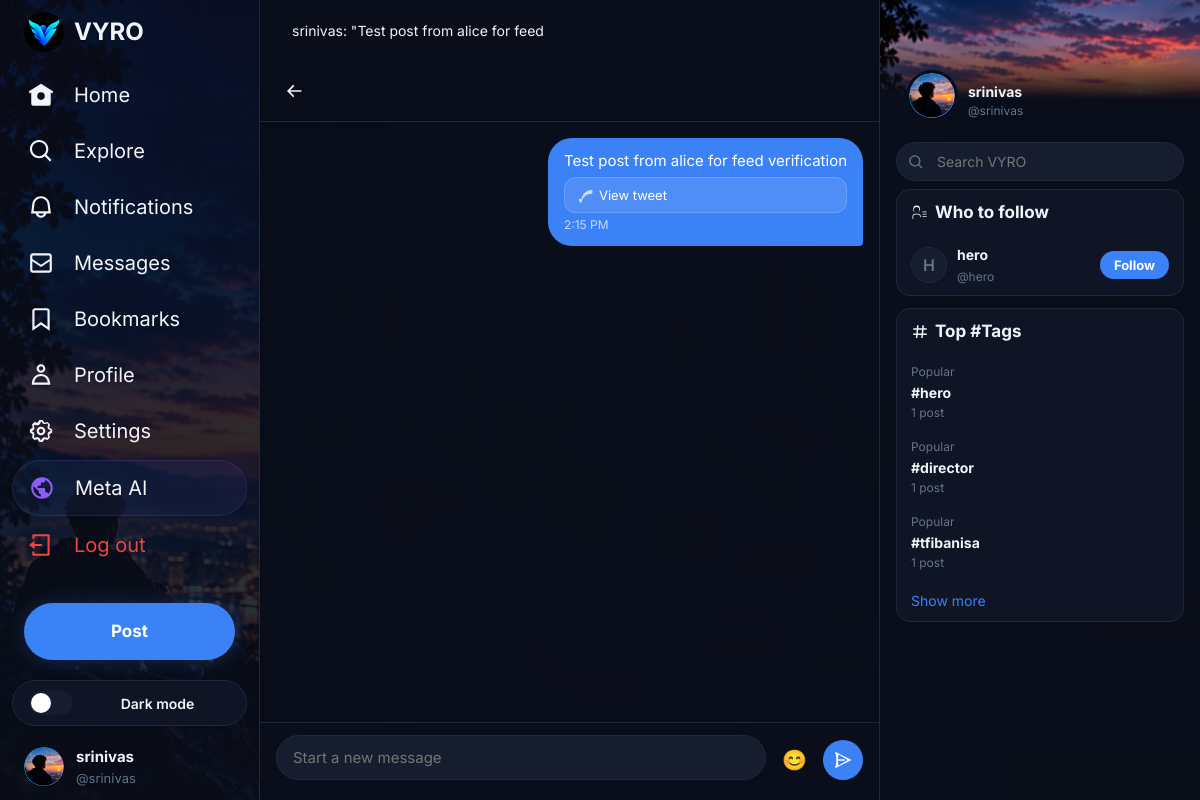
/messages/2/ (signed in), run on the app's committed database.
### authentication/models.py (models this page shows, shortened)
class User(AbstractUser):
    email = models.EmailField(unique=True)
    display_name = models.CharField(max_length=100, blank=True)
    bio = models.TextField(max_length=500, blank=True)
    profile_picture = models.ImageField(upload_to='profile_pics/', blank=True, null=True)
    cover_photo = models.ImageField(upload_to='cover_photos/', blank=True, null=True)
    date_of_birth = models.DateField(blank=True, null=True)
    location = models.CharField(max_length=100, blank=True)
    website = models.URLField(max_length=200, blank=True)
    is_private = models.BooleanField(default=False)
    is_verified = models.BooleanField(default=False)
    joined_at = models.DateTimeField(auto_now_add=True, null=True)
    WHO_CAN_REPLY_CHOICES = [
        ('everyone', 'Everyone'),
        ('followers', 'People you follow'),
        ('mentioned', 'Only people you mention'),
    ]
    MEDIA_VISIBILITY_CHOICES = [
        ('everyone', 'Everyone'),
        ('followers', 'Followers only'),
        ('none', 'No one'),
    ]
    POST_VISIBILITY_CHOICES = [
        ('public', 'Public'),
        ('followers', 'Followers only'),
        ('private', 'Only me'),
    ]
    who_can_reply = models.CharField(max_length=20, choices=WHO_CAN_REPLY_CHOICES, default='everyone')
    allow_mentions = models.BooleanField(default=True)
    allow_reposts = models.BooleanField(default=True)
    allow_comments = models.BooleanField(default=True)
    allow_quote_posts = models.BooleanField(default=True)
    media_visibility = models.CharField(max_length=20, choices=MEDIA_VISIBILITY_CHOICES, default='everyone')
    default_post_visibility = models.CharField(max_length=20, choices=POST_VISIBILITY_CHOICES, default='public')
    sensitive_content_warning = models.BooleanField(default=False)
    show_likes_count = models.BooleanField(default=True)
    show_reposts_count = models.BooleanField(default=True)
    auto_save_drafts = models.BooleanField(default=True)
    allow_dm_from = models.CharField(max_length=20, choices=[('everyone', 'Everyone'), ('followers', 'People you follow'), ('none', 'No one')], default='everyone')
    email_notifications = models.BooleanField(default=True)
    push_likes = models.BooleanField(default=True)
    push_replies = models.BooleanField(default=True)
    push_follows = models.BooleanField(default=True)
    push_mentions = models.BooleanField(default=True)
    push_reposts = models.BooleanField(default=True)
    push_messages = models.BooleanField(default=True)
    theme = models.CharField(max_length=20, default='dark', choices=[('dark', 'Dark'), ('dim', 'Dim'), ('light', 'Light')])
    def get_display_name(self):
        return self.display_name or self.first_name or self.username

### messaging/models.py (models this page shows)
class Message(models.Model):
    conversation = models.ForeignKey(
        Conversation,
        on_delete=models.CASCADE,
        related_name='messages'
    )
    sender = models.ForeignKey(
        settings.AUTH_USER_MODEL,
        on_delete=models.CASCADE,
        related_name='sent_messages'
    )
    text = models.TextField()
    is_read = models.BooleanField(default=False)
    created_at = models.DateTimeField(auto_now_add=True)
    class Meta:
        ordering = ['created_at']
    def __str__(self):
        return f"{self.sender.username}: {self.text[:30]}"

### posts/models.py (models this page shows, shortened)
class Hashtag(models.Model):
    name = models.CharField(max_length=100, unique=True)
    created_at = models.DateTimeField(auto_now_add=True)

### messaging/views.py (the view, shortened to what this page needs)
# urls.py: path('<int:conversation_id>/', views.conversation_detail, name='conversation_detail'),
@login_required
def conversation_detail(request, conversation_id):
    conversation = get_object_or_404(Conversation, id=conversation_id, participants=request.user)
    msgs = conversation.messages.select_related('sender').all()
    other_user = conversation.participants.exclude(id=request.user.id).first()
    conversation.messages.filter(is_read=False).exclude(sender=request.user).update(is_read=True)
    context = {
        'conversation': conversation,
        'messages': msgs,
        'other_user': other_user,
    }
    return render(request, 'messaging/conversation_detail.html', context)

### profile_section/context_processors.py (called while the page is built)
def notifications_count(request):
    if request.user.is_authenticated:
        from .models import Notification
        count = Notification.objects.filter(recipient=request.user, is_read=False).count()
        return {'unread_notif_count': count}
    return {'unread_notif_count': 0}

### messaging/templates/messaging/conversation_detail.html (shortened to what this page needs)
{% extends 'base.html' %}
{% block content %}
<div class="page-header">
    <div class="page-header-row">
        <button class="back-btn" onclick="window.location.href='{% url 'messages_page' %}'">
            <svg viewBox="0 0 24 24" fill="currentColor"><path d="M7.414 13l5.043 5.04-1.414 1.42L3.586 12l7.457-7.46 1.414 1.42L7.414 11H21v2H7.414z"/></svg>
        </button>
    </div>
</div>
<div class="chat-messages" id="chatMessages">
    {% for msg in messages %}
    <div class="chat-msg {% if msg.sender == user %}sent{% else %}received{% endif %}" data-msg-text="{{ msg.text }}">
        <span class="msg-text">{{ msg.text }}</span>
        <span class="msg-time">{{ msg.created_at|date:"g:i A" }}</span>
    </div>
    {% empty %}
    <div style="text-align:center;color:var(--text-secondary);margin-top:48px;">
        <p>No messages yet. Say hello!</p>
    </div>
    {% endfor %}
</div>
<form method="POST" class="chat-input">
    <input type="text" name="message" id="msgInput" placeholder="Start a new message" autocomplete="off" autofocus required>
    <div id="msgEmojiPicker"></div>
    <button type="submit" class="send-btn">
        <svg viewBox="0 0 24 24" fill="currentColor"><path d="M2.504 21.866l.526-2.108C3.04 19.719 4 15.823 4 12s-.96-7.719-.97-7.757l-.527-2.109L22.236 12 2.504 21.866zM5.981 13c.072 1.962.36 3.896.756 5.572L17.764 12 6.737 5.428c-.395 1.675-.684 3.61-.756 5.572H14v2H5.981z"/></svg>
    </button>
</form>
{% endblock %}

### templates/base.html (shortened to what this page needs)
{% load static %}
<!DOCTYPE html>
<html lang="en">
<head>
</head>
<body data-theme="dark">
    {% if user.is_authenticated %}
    <div class="app-layout">
        <nav class="sidebar">
            <div class="sidebar-logo">
                <a href="{% url 'home' %}">
                    <div class="logo-icon"><img src="{% static 'images/vyro-logo.jpeg' %}" alt="VYRO"></div>
                    <span>VYRO</span>
                </a>
            </div>
            <div class="sidebar-nav">
                <a href="{% url 'home' %}" class="nav-item {% if active_nav == 'home' %}active{% endif %}">
                    <svg viewBox="0 0 24 24" fill="currentColor"><path d="M12 1.696L.622 8.807l1.06 1.696L3 9.679V19.5A2.5 2.5 0 005.5 22h13a2.5 2.5 0 002.5-2.5V9.679l1.318.824 1.06-1.696L12 1.696zM12 16.5a3.5 3.5 0 110-7 3.5 3.5 0 010 7z"/></svg>
                    <span>Home</span>
                </a>
                <a href="{% url 'explore' %}" class="nav-item {% if active_nav == 'explore' %}active{% endif %}">
                    <span>Explore</span>
                </a>
                <a href="{% url 'notifications' %}" class="nav-item {% if active_nav == 'notifications' %}active{% endif %}">
                    <span>Notifications</span>
                </a>
                <a href="{% url 'messages_page' %}" class="nav-item {% if active_nav == 'messages' %}active{% endif %}">
                    <span>Messages</span>
                </a>
                <a href="{% url 'bookmarks' %}" class="nav-item {% if active_nav == 'bookmarks' %}active{% endif %}">
                    <svg viewBox="0 0 24 24" fill="currentColor"><path d="M4 4.5C4 3.12 5.119 2 6.5 2h11C18.881 2 20 3.12 20 4.5v18.44l-8-5.71-8 5.71V4.5zM6.5 4c-.276 0-.5.22-.5.5v14.56l6-4.29 6 4.29V4.5c0-.28-.224-.5-.5-.5h-11z"/></svg>
                    <span>Bookmarks</span>
                </a>
                <a href="{% url 'profile' %}" class="nav-item {% if active_nav == 'profile' %}active{% endif %}">
                    <span>Profile</span>
                </a>
                <a href="{% url 'settings' %}" class="nav-item {% if active_nav == 'settings' %}active{% endif %}">
                    <span>Settings</span>
                </a>
                <a href="{% url 'meta_ai' %}" class="nav-item {% if active_nav == 'meta_ai' %}active{% endif %}" style="background:linear-gradient(135deg,rgba(59,130,246,.08),rgba(139,92,246,.08));border:1px solid rgba(139,92,246,.15);">
                    <span>Meta AI</span>
                </a>
                <a href="{% url 'logout' %}" class="nav-item" style="color:var(--red);">
                    <svg viewBox="0 0 24 24" fill="currentColor"><path d="M4 18h2v2h12V4H6v2H4V3a1 1 0 011-1h14a1 1 0 011 1v18a1 1 0 01-1 1H5a1 1 0 01-1-1v-3zm2-7h7v2H6v3l-5-4 5-4v3z"/></svg>
                    <span>Log out</span>
                </a>
            </div>
            <a href="{% url 'create_post' %}" class="post-btn">
                <span class="btn-text">Post</span>
            </a>
            <button class="theme-toggle-btn" id="themeToggleBtn" onclick="toggleTheme()">
                <span class="toggle-track"></span>
                <span class="toggle-label">Dark mode</span>
            </button>
            <a href="{% url 'profile' %}" class="sidebar-profile">
                {% if user.profile_picture %}
                    <img src="{{ user.profile_picture.url }}" alt="">
                {% else %}
                    <div class="avatar-placeholder">{{ user.username.0|upper }}</div>
                {% endif %}
                <div class="profile-info">
                    <div class="name">{{ user.get_display_name }}</div>
                    <div class="handle">@{{ user.username }}</div>
                </div>
            </a>
        </nav>
        <main class="main-content">
            {% if messages %}
                {% for message in messages %}
                    <div class="messages-alert {% if message.tags %}{{ message.tags }}{% endif %}">{{ message }}</div>
                {% endfor %}
            {% endif %}
            {% block content %}{% endblock %}
        </main>
        <aside class="right-sidebar">
            <div class="right-sidebar-banner">
                {% if user.cover_photo %}
                    <img src="{{ user.cover_photo.url }}" alt="">
                {% else %}
                    <img src="{% static 'images/sidebar.jpeg' %}" alt="">
                {% endif %}
            </div>
            <div class="right-profile-card">
                <a href="{% url 'profile' %}" style="text-decoration:none;color:inherit;">
                    <div class="rpc-top">
                        {% if user.profile_picture %}
                            <img src="{{ user.profile_picture.url }}" alt="" class="rpc-avatar">
                        {% else %}
                            <img src="{% static 'images/profile.jpeg' %}" alt="" class="rpc-avatar">
                        {% endif %}
                        <div class="rpc-info">
                            <div class="rpc-name">{{ user.get_display_name }}</div>
                            <div class="rpc-handle">@{{ user.username }}</div>
                        </div>
                    </div>
                </a>
            </div>
            {% block right_sidebar %}
            <div class="search-box">
                <form action="{% url 'search' %}" method="GET">
                    <input type="text" name="q" placeholder="Search VYRO" value="">
                </form>
            </div>
            {% if global_suggested_users %}
            <div class="who-to-follow-box">
                <h2> Who to follow</h2>
                {% for suser in global_suggested_users %}
                <div class="follow-item">
                    <a href="{% url 'profile_user' suser.username %}">
                        {% if suser.profile_picture %}
                            <img src="{{ suser.profile_picture.url }}" alt="">
                        {% else %}
                            <div class="avatar-placeholder">{{ suser.username.0|upper }}</div>
                        {% endif %}
                    </a>
                    <div class="follow-info">
                        <a href="{% url 'profile_user' suser.username %}" class="follow-name" style="color:var(--text-primary);text-decoration:none;">{{ suser.get_display_name }}</a>
                        <span class="follow-handle">@{{ suser.username }}</span>
                    </div>
                    <button class="follow-btn {% if suser.id in global_following_ids %}btn-following{% else %}btn-follow{% endif %}" onclick="toggleFollow(this,{{ suser.id }})">
                        {% if suser.id in global_following_ids %}Following{% else %}Follow{% endif %}
                    </button>
                </div>
                {% endfor %}
            </div>
            {% endif %}
            {% if global_top_tags %}
            <div class="trending-box">
                <h2><svg viewBox="0 0 24 24" fill="currentColor"><path d="M10.09 3.098L9.72 7h5.16l.39-4.098 1.99.196L16.88 7H21v2h-4.31l-.48 5H21v2h-4.98l-.39 4.098-1.99-.196L14.02 16H8.86l-.39 4.098-1.99-.196L6.86 16H3v-2h4.05l.48-5H3V7h4.72l.39-4.098 1.98.196zM9.53 9l-.48 5h5.16l.48-5H9.53z"/></svg> Top #Tags</h2>
                {% for tag in global_top_tags %}
                <a href="{% url 'hashtag_view' tag.name %}" class="trending-item">
                    <div class="trending-category">Popular</div>
                    <div class="trending-name">#{{ tag.name }}</div>
                    <div class="trending-count">{{ tag.post_count }} post{{ tag.post_count|pluralize }}</div>
                </a>
                {% endfor %}
                <a href="{% url 'explore' %}" class="show-more">Show more</a>
            </div>
            {% endif %}
            {% endblock %}
        </aside>
    </div>
    {% else %}
    {% block unauthenticated_content %}{% endblock %}
    {% endif %}
</body>
</html>

### data on the page
User: profile_picture (picture), get_display_name "srinivas", username "srinivas"
Message: sender+text "srinivas: \"Test post from alice for feed", created_at "2:15 PM"
User: username.0 "H", get_display_name "hero", username "hero", shows "Follow"
Hashtag: name "hero", post_count "1"
Hashtag: name "director", post_count "1"
Hashtag: name "tfibanisa", post_count "1"
